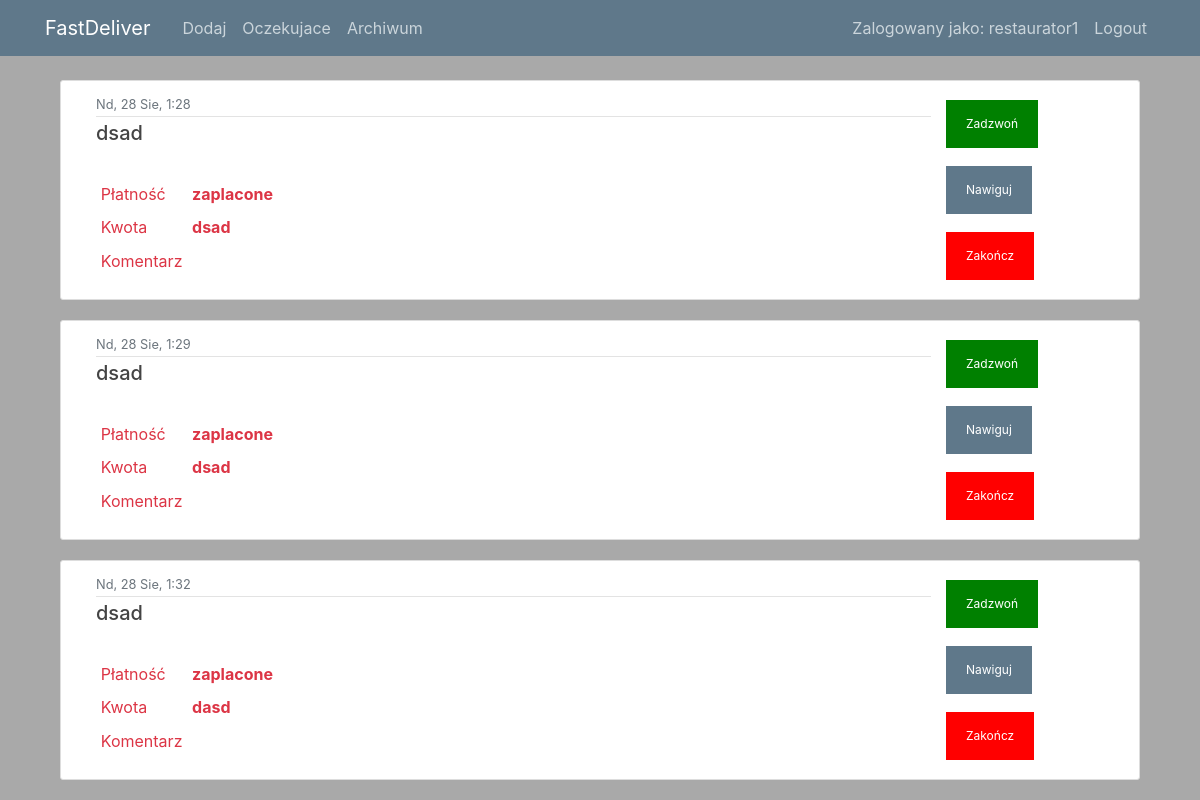
The page /post/trasa/ (signed in) on the database as committed earlier.
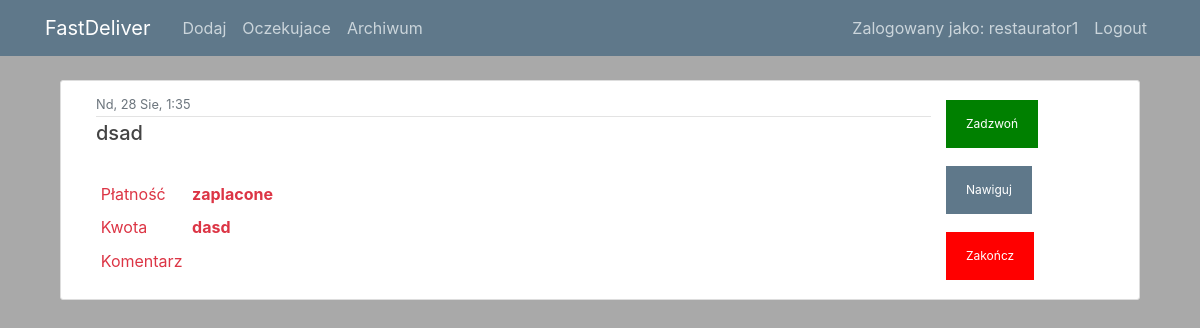
The same page on the database as committed later.
### users/models.py (models this page shows)
class CustomUser(AbstractUser):
    is_driver = models.BooleanField(default=False)
    is_restaurator = models.BooleanField(default=False)
    pass
    class Meta:
        ordering = ['date_joined']

### posts/models.py (models this page shows, shortened)
class Post(models.Model):
    id = models.AutoField(primary_key=True)
    date = models.DateTimeField(default=timezone.now)
    no_of_likes = models.CharField(max_length=50, null = True, blank=True)
    adres = models.CharField(max_length=50, null = False)
    nr_domu = models.CharField(max_length=4, null = False, blank=True)
    choose_payment = (
        ('karta','Karta'),
        ('gotowka','Gotowka'),
        ('zaplacone','Zaplacone')
    )
    płatność = models.CharField(max_length=10, choices=choose_payment, default='zaplacone')
    kwota = models.CharField(max_length=5, null = False)
    telefon = models.CharField(max_length=13, null = False)
    komentarz = models.CharField(max_length=200, null=True, blank=True)
    choose_platform = (
        ('uber','Uber'),
        ('rest','Rest'),
        ('glovo','Glovo'),
        ('tel','Tel')
    )
    platforma = models.CharField(max_length=5, choices=choose_platform, default='glovo')
    oczekujace = models.BooleanField(default=True)
    trasa = models.BooleanField(default=False)
    zakonczone = models.BooleanField(default=False)
    class Meta:
        ordering = ['date']

### posts/views.py (the view)
# urls.py: path('post/trasa/', PostListView_trasa.as_view(), name='posts-trasa'),
class PostListView_trasa(LoginRequiredMixin, ListView):
    model = Post
    template_name = 'posts/trasa.html'  # <posts>/<model>_<viewtype>.html
    login_url = '/login/'
    context_object_name = 'posts'

### posts/templates/posts/trasa.html
{% extends "posts/base.html" %}
{% load static %}
{% block content %}
    {% for post in posts %}
    {% if post.trasa %}
        <article class="media content-section">
          <div class="col-sm-10">
            <div class="article-metadata">
              <small class="text-muted">{{ post.date|date:"D, d M, G:i" }}</small>
            </div>
            <h5><a class="article-title">{{ post.adres }}</a> </h5>
            <br>
              <table class="table-sm">
          <tbody>
            <tr>
              <td>Płatność</td>
              <th scope="row">{{ post.płatność }}</th>
            </tr>
            <tr>
              <td>Kwota</td>
              <th scope="row">{{ post.kwota }}</th>
            </tr>
            <tr>
              <td>Komentarz</td>
              <th scope="row">{{ object.komentarz }}</th>
            </tr>
          </tbody>
        </table>
          </div>
            <div class="przycisk">
                <button class="button button2" onclick="javascript:location.href='tel:{{object.phone}}'">Zadzwoń</button>
                <button class="button" onclick="javascript:location.href='https://www.google.com/maps/place/{{ object.adres }},+Olsztyn'">Nawiguj</button>
                <button class="button button1" onclick=javascript:location.href="/change-status-zakoncz?post_id={{post.id}}">Zakończ</button>
            </div>
        </article>
    {% endif %}
    {% endfor %}
{% endblock content %}

### posts/templates/posts/base.html (shortened to what this page needs)
{% load static %}
{% load i18n %}
<!DOCTYPE html>
<html>
<head>
    <link rel="stylesheet" href="https://maxcdn.bootstrapcdn.com/bootstrap/4.0.0/css/bootstrap.min.css">
    <link rel="stylesheet" type="text/css" href="{% static 'posts/main.css' %}?{% now "U" %}">
</head>
<body>
    {% language 'pl' %}
    <header class="site-header">
      <nav class="navbar navbar-expand-md navbar-dark bg-steel fixed-top">
        <div class="container">
          <a class="navbar-brand mr-4" href="{% url 'posts-home' %}">FastDeliver</a>
          <div class="collapse navbar-collapse" id="navbarToggle">
            <div class="navbar-nav mr-auto">
                {% if user.is_driver == False %}
                <a class="nav-item nav-link" href="{% url 'post-create' %}">Dodaj</a>
                {% endif %}
                <a class="nav-item nav-link" href="{% url 'posts-home' %}">Oczekujace</a>
                <a class="nav-item nav-link" href="{% url 'posts-zakonczone' %}">Archiwum</a>
            </div>
            <div class="navbar-nav">
                {% if user.is_authenticated %}
              <a class="nav-item nav-link">Zalogowany jako: {{ user.username }}</a>
              <a class="nav-item nav-link" href="{% url 'logout' %}">Logout</a>
                {% else %}
              <a class="nav-item nav-link" href="{% url 'login' %}">Login</a>
                {% endif %}
            </div>
          </div>
        </div>
      </nav>
    </header>
    <main role="main" class="container">
    <div class="col-md-12">
      {% block content %} {% endblock %}
    </div>
    </main>
    {% endlanguage %}
</body>
</html>

### posts/static/posts/main.css (style rules this page uses)
body { background: #A9A9A9; color: #dc3545; margin-top: 5rem; }
h1, h2, h3, h4, h5, h6 { color: #444444; }
.bg-steel { background-color: #5f788a; }
.site-header .navbar-nav .nav-link { color: #cbd5db; }
.content-section { background: #ffffff; padding: 10px 20px; border: 1px solid #dddddd; border-radius: 3px; margin-bottom: 20px; }
.article-title { color: #444444; }
.article-metadata { padding-bottom: 1px; margin-bottom: 4px; border-bottom: 1px solid #e3e3e3 }
.button { background-color: #5F788A; border: none; color: white; padding: 15px 20px; text-align: center; text-decoration: none; display: inline-block; font-size: 12px; margin: 9px 0px; cursor: pointer; }
.button1 { background-color: red; border: none; color: white; padding: 15px 20px; text-align: right; text-decoration: none; display: inline-block; font-size: 12px; margin: 9px 0px; cursor: pointer; }
.button2 { background-color: green; border: none; color: white; padding: 15px 20px; text-align: right; text-decoration: none; display: inline-block; font-size: 12px; margin: 9px 0px; cursor: pointer; }
.przycisk { text-align: right; width:85px; right: 6%; }

Rows that differ between the two databases and show on the page:
removed Post: date "Nd, 28 Sie, 1:28", adres "dsad", płatność "zaplacone", kwota "dsad"
removed Post: date "Nd, 28 Sie, 1:29", adres "dsad", płatność "zaplacone", kwota "dsad"
removed Post: date "Nd, 28 Sie, 1:32", adres "dsad", płatność "zaplacone", kwota "dasd"
now on this page (row edited): Post: date "Nd, 28 Sie, 1:35", adres "dsad", płatność "zaplacone", kwota "dasd"
